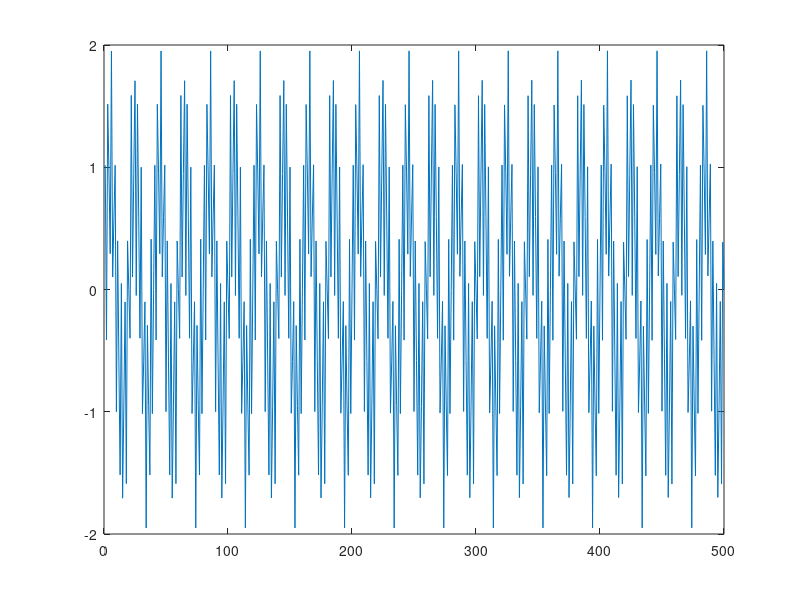
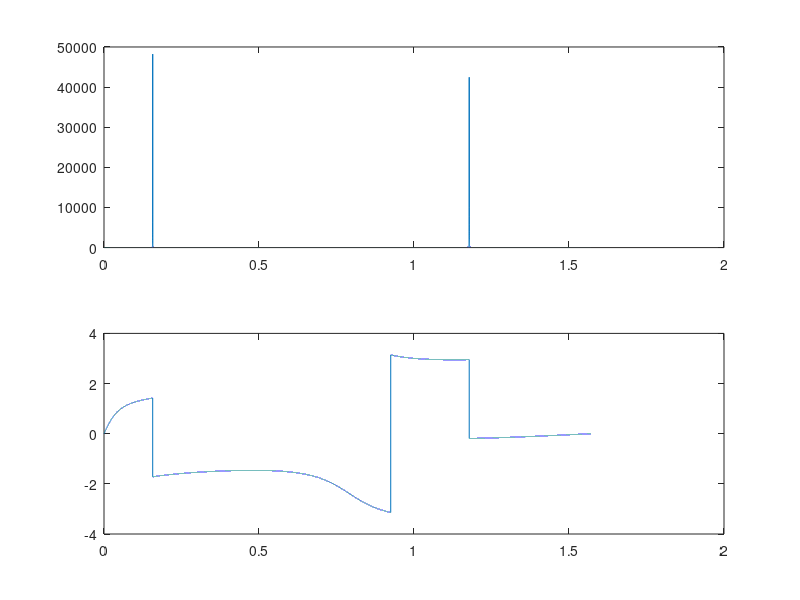
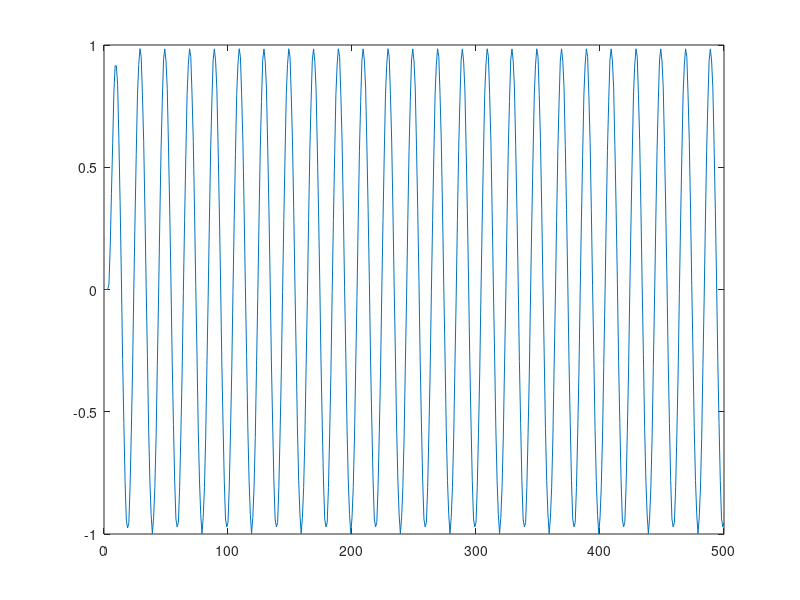
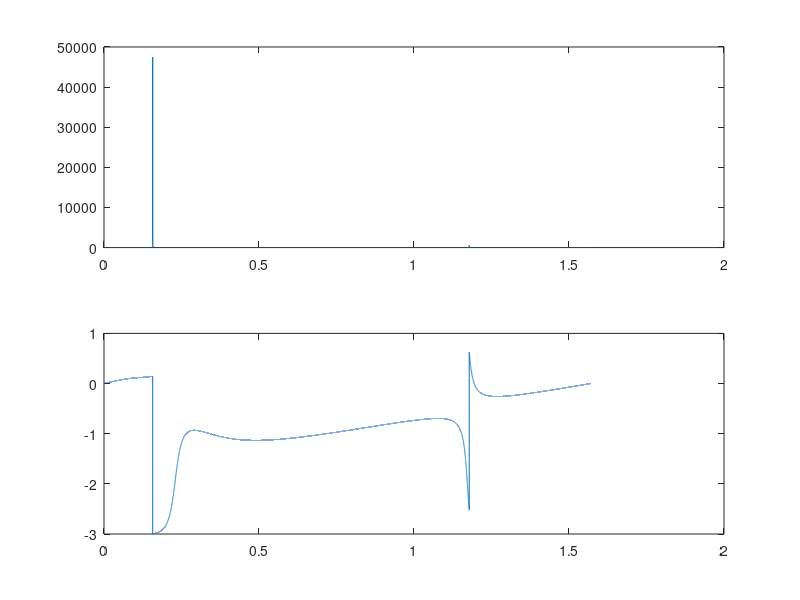

Here is the MATLAB script that generated these plots, in order:
%% Startup and Globals

% ------------------------------------------------------------------------
%       FilterImplementation.m
%
%       Uses standard looping methods to implement an IIR filter in 
%       software. 
%
%       Copyright Jake Bailey, August 2015. All Rights Reserved.
%
% ------------------------------------------------------------------------

clear all;
clc;

%% Filter Parameters

% Using low-pass from course example
%        0.02554 z^2 + 0.07528 z + 0.01412
% H(z) = ---------------------------------
%        z^3 - 1.849 z^2 + 1.27 z - 0.3058
%
% The difference equation will look like:
% Y(n) = 0.02554*x(n-1) + 0.07528*x(n-2) + 0.01412*x(n-3)
%   +1.849*y(n-1) - 1.27*y(n-2) + 0.3058*y(n-3)

% Coefficient arrays
b = [0.01412 0.07528 0.02554];
a = [-0.3058 1.27 -1.849 1];

%% Create some input

fs = 40000;
length = 100000;
n = 1:length;

% This input will give us two frequency peaks, one inside the passband and
% one in the stopband. 
input = sin(94247.*(n./fs)) + sin(12566.*(n./fs));

% Show the original input, and that its frequency response is what we
% expect.

plotlength = 500;
plot(n(1:plotlength),input(1:plotlength));

H = fft(input);
mag = sqrt(real(H).^2 + imag(H).^2);
phase = atan2(imag(H),real(H));

freq_axis = pi.*n./length;
freq_length = length/2;
figure;
subplot(2,1,1);
plot(freq_axis(1:freq_length),mag(1:freq_length));
subplot(2,1,2);
plot(freq_axis(1:freq_length),phase(1:freq_length));

%% Main Filter Loop

% Initialize the sample arrays
x = zeros(1,length);
y = zeros(1,length);

% Note we're only running for a set period of time
% In real time applications you will often set this
% to an infinite while loop [i.e. while(true)]

for i = 1:length 
    % Read input
    x(i) = input(i);
    
    if i < 4
        continue %Keyword to skip this iteration of the loop
    end
    
    % Calculate output via our difference equation
    y(i) = (1/a(4))*(b(3)*x(i-1) + b(2)*x(i-2) + b(1)*x(i-3) - a(3)*y(i-1) - a(2)*y(i-2) - a(1)*y(i-3));
    
    
end

figure;
plot(n(1:plotlength),y(1:plotlength));

H = fft(y);
mag = sqrt(real(H).^2 + imag(H).^2);
phase = atan2(imag(H),real(H));

freq_axis = pi.*n./length;
freq_length = length/2;
figure;
subplot(2,1,1);
plot(freq_axis(1:freq_length),mag(1:freq_length));
subplot(2,1,2);
plot(freq_axis(1:freq_length),phase(1:freq_length));